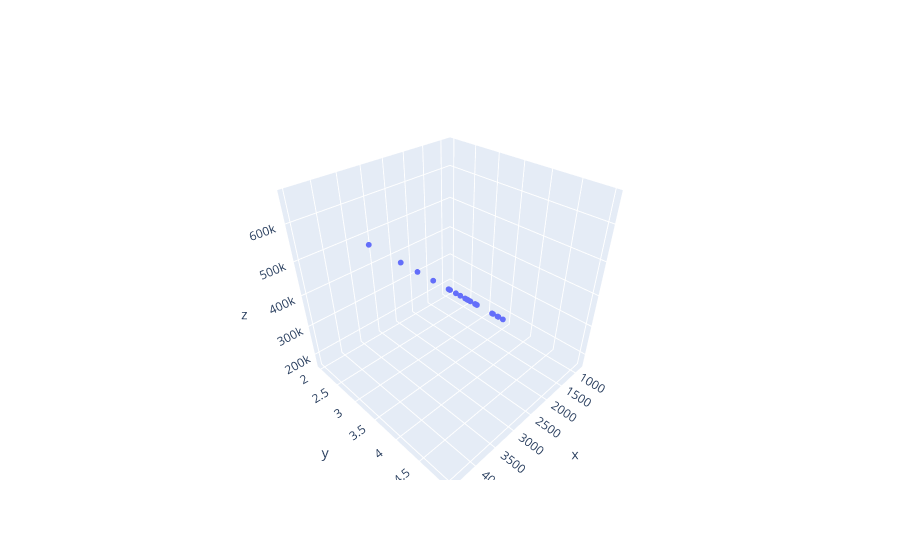

The cell this chart's notebook holds for it:
### Code cell
scatter3d(X_train[:,0],X_train[:,1],Y_train)
scatter3d(X_train[:,0],X_train[:,1],lr.predict(X_train))

### Figure 1 — Plotly figure (JSON) as saved in the notebook; plotly's stock layout.template omitted (floating-point values rounded to 4 significant figures)
{"data": [{"marker": {"size": 2}, "mode": "markers", "type": "scatter3d", "x": [4478, 1985, 1236, 1811, 1268, 2132, 1427, 4215, 1600, 1890, 1437, 3890, 1534, 1962, 1239, 1888, 3031, 1494, 2162, 1203, 1416, 2104, 852], "y": [5, 4, 3, 4, 3, 4, 3, 4, 3, 3, 3, 3, 3, 4, 3, 2, 4, 3, 4, 3, 2, 3, 2], "z": [665700.0, 327500.0, 223800.0, 304100.0, 228100.0, 347200.0, 249500.0, 627300.0, 272700.0, 311700.0, 250800.0, 580600.0, 263800.0, 324400.0, 224200.0, 308500.0, 468100.0, 258500.0, 351300.0, 219300.0, 245000.0, 340500.0, 169200.0]}], "layout": {}}
